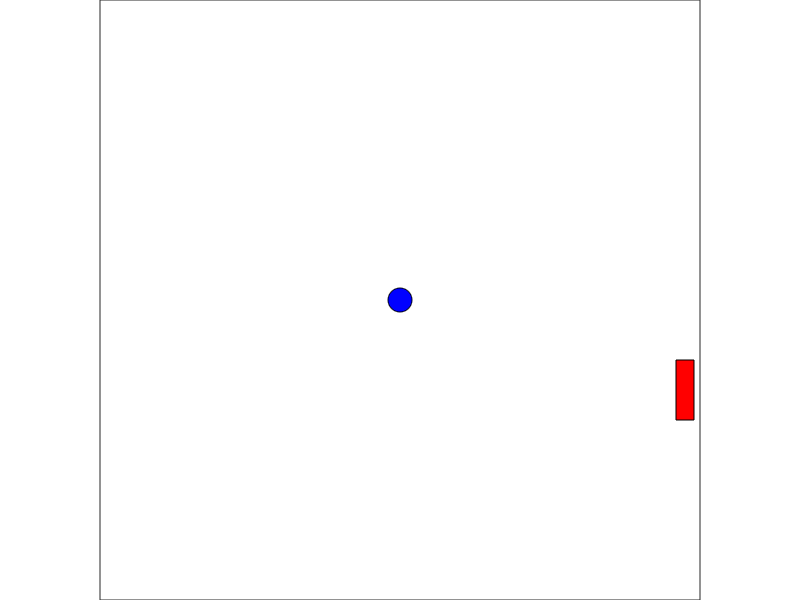

This chart was generated by the following MATLAB code: (Note: this script raises an error after producing the figure.)
function pingpong
% written by Lindo Ouseph
% Research scholar, Department of Electronics,CUSAT,Kochi,India
% PinPong game.Enjoy
%use uparrow and downarrow to control the bat
global Vx Vy w Step count h D
close all;clc
Vx=.001;Vy=.002;w=600;Step=0.001;count=0;D=1;
s=get(0,'screensize');
h.f=figure('menubar','none','numbertitle','off','name','PingPong','position',[s(3)/2-300,s(4)/2-300,w,w]);
h.a=axes('xlim',[0 1],'ylim',[0 1],'xtick',[],'ytick',[],'box','on','position',[0 0 1 1]);axis square
h.p=patch([.99 .96 .96 .99],[.3 .3 .4 .4],[1 0 0 ]);
h.b=patch(.5+.02*sin([0:.01:1]*2*pi),.5+.02*cos([0:.01:1]*2*pi),[0 0 1]);
h.timer=timer('TimerFcn',@Beat,'ExecutionMode','fixedDelay','Period',.001);
h.t=text(0.01,.97,'hi','color',[.5 .8 0],'fontweight','bold','fontsize',20);
set(h.f,'keypressFcn',{@Down,h});
start(h.timer);
%--------------------------------------------------------------------------
function Down(~,evnt,h)
global Step D
if strcmpi(evnt.Key,'downarrow')
    if D
        Step=-0.001;
        D=~D;
    else
        Step=Step-0.0005;
    end
elseif strcmpi(evnt.Key,'uparrow')
    if D
        Step=Step+0.0005;
    else
        Step=0.001;
        D=~D;
    end
else
    return;
end
set(h.p,'ydata',get(h.p,'ydata')+Step);
drawnow;
%--------------------------------------------------------------------------
function Beat(varargin)
global Vx Vy w Step count h D
Bx=unique(get(h.b,'xdata'));Bx=Bx([1,end]);
By=unique(get(h.b,'ydata'));By=By([1,end]);
Rx=unique(get(h.p,'xdata'));Rx=Rx([1,end]);
Ry=unique(get(h.p,'ydata'));Ry=Ry([1,end]);

if (Bx(2)>=Rx(1) && By(2)>=Ry(1) && By(1)<=Ry(2))
    Vx=-0.001;
    Vy=Vy+Step;
    count=count+1;
    set(h.t,'string',num2str(count));drawnow
end
if By(1)<=0
    Vy=0.001;
    D=~D;
elseif By(2)>=1
    Vy=-0.001;
    D=~D;
end
if Bx(1)<=0
    Vx=0.001;
elseif Bx(2)>=1
    set(h.t,'string','Game Over !');drawnow
    stop(h.timer);
end
Py=unique(get(h.p,'ydata'));Py=Py([1,end]);
if Py(1)<=0
    Step=0.001;
elseif Py(2)>=1
    Step=-0.001;
end
set(h.b,'xdata',get(h.b,'xdata')+Vx);
set(h.b,'ydata',get(h.b,'ydata')+Vy);
set(h.p,'ydata',get(h.p,'ydata')+Step);
drawnow;
%--------------------------------------------------------------------------